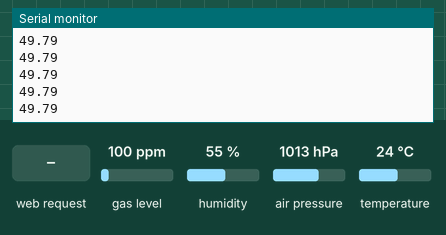
Recording of a sketch running on a simulated ESP8266 (NodeMCU). Parts: the last lines printed to the serial monitor. The test bench sets the inputs (shaded band); at power-on: air pressure 1013 hPa, gas level 100 ppm, humidity 55 %, temperature 24 °C. Storage starts empty.

Above: at 1.4 s.
1.5 s: air pressure set to 952 hPa
At 1.75 s:
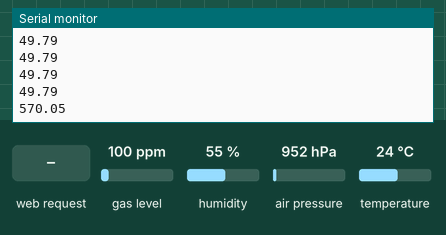
3.0 s: HTTP request GET /calibrate received
At 3.14 s:
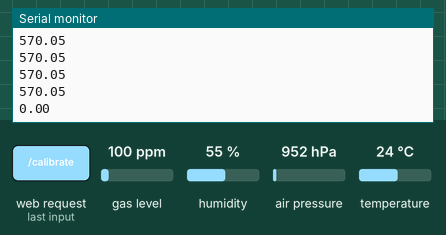
4.5 s: air pressure set to 975 hPa
At 4.53 s:
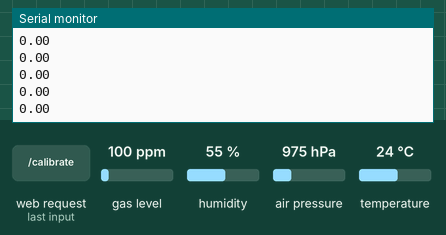
Timing chart, 0 to 7.5 s (numbered marks = the images above; inputs shaded):
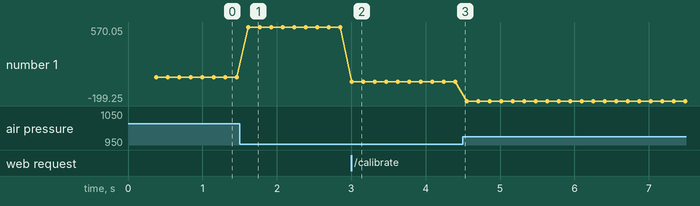

The sketch:

Rocket3.ino
```cpp
#include <ESP8266WiFi.h>
#include <ESPAsyncTCP.h>
#include <ESPAsyncWebServer.h>
#include <Wire.h>
#include <FS.h>
#include <Adafruit_Sensor.h>
#include "Adafruit_BMP3XX.h"

#define log Serial.println

using namespace std;

/* Put your SSID & Password */
const char* ssid = "NodeMCU";  // Enter SSID here
const char* password = "12345678";  //Enter Password here
const int sea_level_pressure = 1019;

/* Put IP Address details */
IPAddress local_ip(192,168,1,1);
IPAddress gateway(192,168,1,1);
IPAddress subnet(255,255,255,0);
AsyncWebServer server(80);

Adafruit_BMP3XX bmp;

double altitude, altitude_offset, altitude_max;

void setup() {
  ///////////////////////
  // SERIAL INIT
  Serial.begin(115200);

  ///////////////////////
  // BMP388 INIT
  log((bmp.begin_I2C()) ? "Successfully found valid BMP3 sensor!" : "Failed to find a valid BMP3 sensor");
  bmp.setTemperatureOversampling(BMP3_OVERSAMPLING_8X);
  bmp.setPressureOversampling(BMP3_OVERSAMPLING_4X);
  bmp.setIIRFilterCoeff(BMP3_IIR_FILTER_COEFF_3);
  bmp.setOutputDataRate(BMP3_ODR_50_HZ);

  ///////////////////////
  // WIFI AP INIT
  WiFi.softAP(ssid, password);
  WiFi.softAPConfig(local_ip, gateway, subnet);
  delay(200);

  server.on("/", HTTP_GET, [](AsyncWebServerRequest *request){
    request->send(SPIFFS, "/index.html", String(), false, processor);
  });

  server.on("/style.css", HTTP_GET, [](AsyncWebServerRequest *request){
    request->send(SPIFFS, "/style.css", "text/css");
  });

  server.on("/calibrate", HTTP_GET, [](AsyncWebServerRequest *request){
    calibrateAltitude();
    request->send(SPIFFS, "/index.html", String(), false, processor);
  });

  server.on("/altitude", HTTP_GET, [](AsyncWebServerRequest *request){
    request->send_P(200, "text/plain", to_string(getAltitude()).c_str());
  });

  server.on("/altitude_max", HTTP_GET, [](AsyncWebServerRequest *request){
    request->send_P(200, "text/plain", to_string(getAltitudeMax()).c_str());
  });

  server.begin();
  log("HTTP server started");

  ///////////////////////
  // FS INIT
  log((SPIFFS.begin()) ? "Successfully mounted SPIFFS" : "Failed to mount SPIFFS");
  File file = SPIFFS.open("/text.txt", "r");
  log((file) ? "Succesfully opened file for reading" : "Failed to open file for reading");
  log();
  log("File Content");
  while(file.available()) Serial.write(file.read());
  file.close();

  ///////////////////////
  // DATA INIT
  altitude = 0;
  altitude_offset = 0;
  altitude_max = 0;
}

void loop() {
  if (! bmp.performReading()) {
    log("Failed to perform reading :(");
  }

  altitude = bmp.readAltitude(sea_level_pressure) - altitude_offset;
  if(altitude_max < altitude) altitude_max = altitude;

  log(altitude);
}

String processor(const String& var){
  if (var == "ALTITUDE"){
    return to_string(getAltitude()).c_str();
  }
  else if (var == "ALTITUDE_MAX"){
    return to_string(getAltitudeMax()).c_str();
  }
  return String();
}

double getAltitude(){
  return altitude;
}

double getAltitudeMax(){
  return altitude_max;
}

void calibrateAltitude(){
  altitude = 0;
  altitude_offset = bmp.readAltitude(sea_level_pressure);
  altitude_max = 0;
}
```

Measured:
- after the input at 1.5 s, the serial monitor: prints a new line after 0.12 s (image 1)
- after the input at 3.0 s, the serial monitor: prints a new line at once (image 2)
- plotted number 1: 49.79 → 570.05 after the input at 1.5 s, 570.05 → 0 after the input at 3.0 s, 0 → -199.25 after the input at 4.5 s
